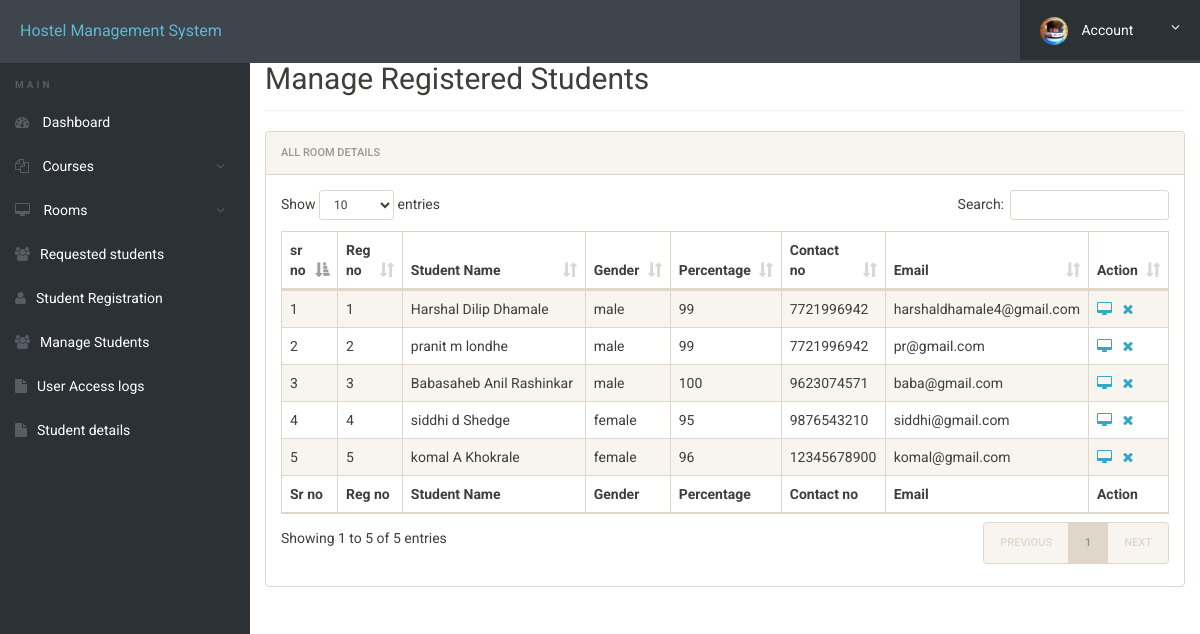
Screenshot of /admin/registered_student.php (signed in) with the database file from the repository.
### tables this page shows
CREATE TABLE `userregistration` (
  `id` int(11) NOT NULL,
  `regNo` varchar(255) DEFAULT NULL,
  `firstName` varchar(255) DEFAULT NULL,
  `middleName` varchar(255) DEFAULT NULL,
  `lastName` varchar(255) DEFAULT NULL,
  `gender` varchar(255) DEFAULT NULL,
  `contactNo` bigint(20) DEFAULT NULL,
  `email` varchar(255) DEFAULT NULL,
  `percent` int(11) NOT NULL,
  `password` varchar(255) DEFAULT NULL,
  `regDate` timestamp NULL DEFAULT CURRENT_TIMESTAMP,
  `updationDate` varchar(45) DEFAULT NULL,
  `passUdateDate` varchar(45) DEFAULT NULL
);

### admin/registered_student.php (the view, shortened to what this page needs)
<?php
include('includes/config.php');
?>
<!doctype html>
<html lang="en" class="no-js">
<head>
	<link rel="stylesheet" href="css/font-awesome.min.css">
	<link rel="stylesheet" href="css/bootstrap.min.css">
	<link rel="stylesheet" href="css/dataTables.bootstrap.min.css">
	<link rel="stylesheet" href="css/bootstrap-social.css">
	<link rel="stylesheet" href="css/bootstrap-select.css">
	<link rel="stylesheet" href="css/fileinput.min.css">
	<link rel="stylesheet" href="css/awesome-bootstrap-checkbox.css">
	<link rel="stylesheet" href="css/style.css">
</head>
<body>
	<?php include('includes/header.php');?>
	<div class="ts-main-content">
			<?php include('includes/sidebar.php');?>
		<div class="content-wrapper">
			<div class="container-fluid">
				<div class="row">
					<div class="col-md-12">
						<h2 class="page-title" style="margin-top:4%">Manage Registered Students</h2>
						<div class="panel panel-default">
							<div class="panel-heading">All Room Details</div>
							<div class="panel-body">
								<table id="zctb" class="display table table-striped table-bordered table-hover" cellspacing="0" width="100%">
									<thead>
										<tr>
											<th>sr no</th>
											<th>Reg no</th>
											<th>Student Name</th>
											<th>Gender</th>
											<th>Percentage</th>
											<th>Contact no </th>
											<th>Email </th>
											<th>Action</th>
										</tr>
									</thead>
									<tfoot>
										<tr>
											<th>Sr no</th>
											<th>Reg no</th>
											<th>Student Name</th>
											<th>Gender</th>
											<th>Percentage</th>
											<th>Contact no </th>
											<th>Email </th>
											<th>Action</th>
										</tr>
									</tfoot>
									<tbody>
<?php
$ret="select * from userregistration";
$stmt= $mysqli->prepare($ret) ;
$stmt->execute() ;
$res=$stmt->get_result();
$cnt=1;
while($row=$res->fetch_object())
	  {
	  	?>
<tr><td><?php echo $cnt;;?></td>
<td><?php echo $row->regNo;?></td>
<td><?php echo $row->firstName."&nbsp";?><?php echo $row->middleName."&nbsp";?><?php echo $row->lastName."&nbsp";?></td>
<td><?php echo $row->gender;?></td>
<td><?php echo $row->percent;?></td>
<td><?php echo $row->contactNo;?></td>
<td><?php echo $row->email;?></td>
<td>
<a href="javascript:void(0);"  onClick="popUpWindow('http://localhost/hostel/admin/full-profile.php?id=<?php echo $row->id;?>');" title="View Full Details"><i class="fa fa-desktop"></i></a>&nbsp;&nbsp;
<a href="registered_student.php?del=<?php echo $row->id;?>" title="Delete Record" onclick="return confirm("Do you want to delete");"><i class="fa fa-close"></i></a></td>
										</tr>
									<?php
$cnt=$cnt+1;
									 } ?>
									</tbody>
								</table>
							</div>
						</div>
					</div>
				</div>
			</div>
		</div>
	</div>
</body>
</html>

### admin/includes/header.php (shortened to what this page needs)
<div class="brand clearfix">
		<a href="#" class="logo" style="font-size:16px;">Hostel Management System</a>
		<ul class="ts-profile-nav">
			<li class="ts-account">
				<a href="#"><img src="img/ts-avatar.jpg" class="ts-avatar hidden-side" alt=""> Account <i class="fa fa-angle-down hidden-side"></i></a>
			</li>
		</ul>
	</div>

### admin/includes/sidebar.php (shortened to what this page needs)
<nav class="ts-sidebar">
			<ul class="ts-sidebar-menu">
				<li class="ts-label">Main</li>
				<li><a href="dashboard.php"><i class="fa fa-dashboard"></i> Dashboard</a></li>
					<li><a href="#"><i class="fa fa-files-o"></i> Courses</a>
				</li>
					<li><a href="#"><i class="fa fa-desktop"></i> Rooms</a>
				</li>
				<li><a href="registered_student.php"><i class="fa fa-users"></i>Requested students</a></li>
				<li><a href="registration.php"><i class="fa fa-user"></i>Student Registration</a></li>
				<li><a href="manage-students.php"><i class="fa fa-users"></i>Manage Students</a></li>
				<li><a href="access-log.php"><i class="fa fa-file"></i>User Access logs</a></li>
				<li><a href="room-details.php"><i class="fa fa-file"></i>Student details</a></li>
		</nav>

### admin/css/style.css (style rules this page uses)
html { font-size: 14px; }
@media only screen and (min-width: 480px) { html { font-size: 17px; } }
@media only screen and (min-width: 768px) { html { font-size: 14px; } }
body { font-size: 1em; }
a { color: #37a6c4; }
.panel { overflow: hidden; }
ul, li { margin: 0; padding: 0; list-style: none; }
.page-title { padding-bottom: 15px; margin-bottom: 20px; border-bottom: 1px solid #f0f0f0; }
.brand { background: #3e454c; position: relative; z-index: 3; position: fixed; width: 100%; top: 0; }
.brand .logo { box-sizing: border-box; padding: 20px; float: left; display: block; width: 200px; }
@media only screen and (min-width: 992px) { .brand .logo { width: 250px; } }
.brand .ts-profile-nav { float: right; display: none; }
.brand .ts-profile-nav li { float: left; position: relative; }
.brand .ts-profile-nav li a { display: block; padding: 20px; color: #fff; }
.brand .ts-profile-nav .ts-account .fa-angle-down { float: right; }
.brand .ts-profile-nav .ts-account > a { width: 180px; background: #2c3136; }
.brand .ts-profile-nav .ts-account .ts-avatar { border-radius: 50%; height: 28px; margin: -10px 0; margin-right: 10px; }
@media only screen and (min-width: 992px) { .brand .ts-profile-nav { display: block; } }
.ts-sidebar { background: #2c3136; max-height: 0; transition: max-height 0.3s; overflow: hidden; position: fixed; z-index: 2; width: 100%; bottom: 0; top: 60px; overflow-y: auto; }
@media only screen and (min-width: 992px) { .ts-sidebar { max-height: 100%; bottom: 0; } }
.ts-sidebar-menu .ts-label { color: #585c64; font-weight: bold; padding: 8px 15px; text-transform: uppercase; font-size: 10px; letter-spacing: 3px; margin-top: 10px; }
.ts-sidebar-menu a { display: block; text-decoration: none; padding: 12px 15px; color: #fff; }
.ts-sidebar-menu li { position: relative; }
.ts-sidebar-menu li i { color: #585c64; margin-right: 10px; }
.ts-main-content .content-wrapper { padding-top: 15px; margin-top: 10px; }
@media only screen and (min-width: 992px) { .ts-main-content .ts-sidebar { width: 250px; float: left; } }
@media only screen and (min-width: 992px) { .ts-main-content .content-wrapper { margin-left: 250px; } }

### rows the page displays
userregistration: regNo "1", firstName "Harshal", middleName "Dilip", lastName "Dhamale", gender "male", percent "99", contactNo "7721996942", email "harshaldhamale4@gmail.com"
userregistration: regNo "2", firstName "pranit", middleName "m", lastName "londhe", gender "male", percent "99", contactNo "7721996942", email "pr@gmail.com"
userregistration: regNo "3", firstName "Babasaheb", middleName "Anil", lastName "Rashinkar", gender "male", percent "100", contactNo "9623074571", email "baba@gmail.com"
userregistration: regNo "4", firstName "siddhi", middleName "d", lastName "Shedge", gender "female", percent "95", contactNo "9876543210", email "siddhi@gmail.com"
userregistration: regNo "5", firstName "komal", middleName "A", lastName "Khokrale", gender "female", percent "96", contactNo "12345678900", email "komal@gmail.com"
